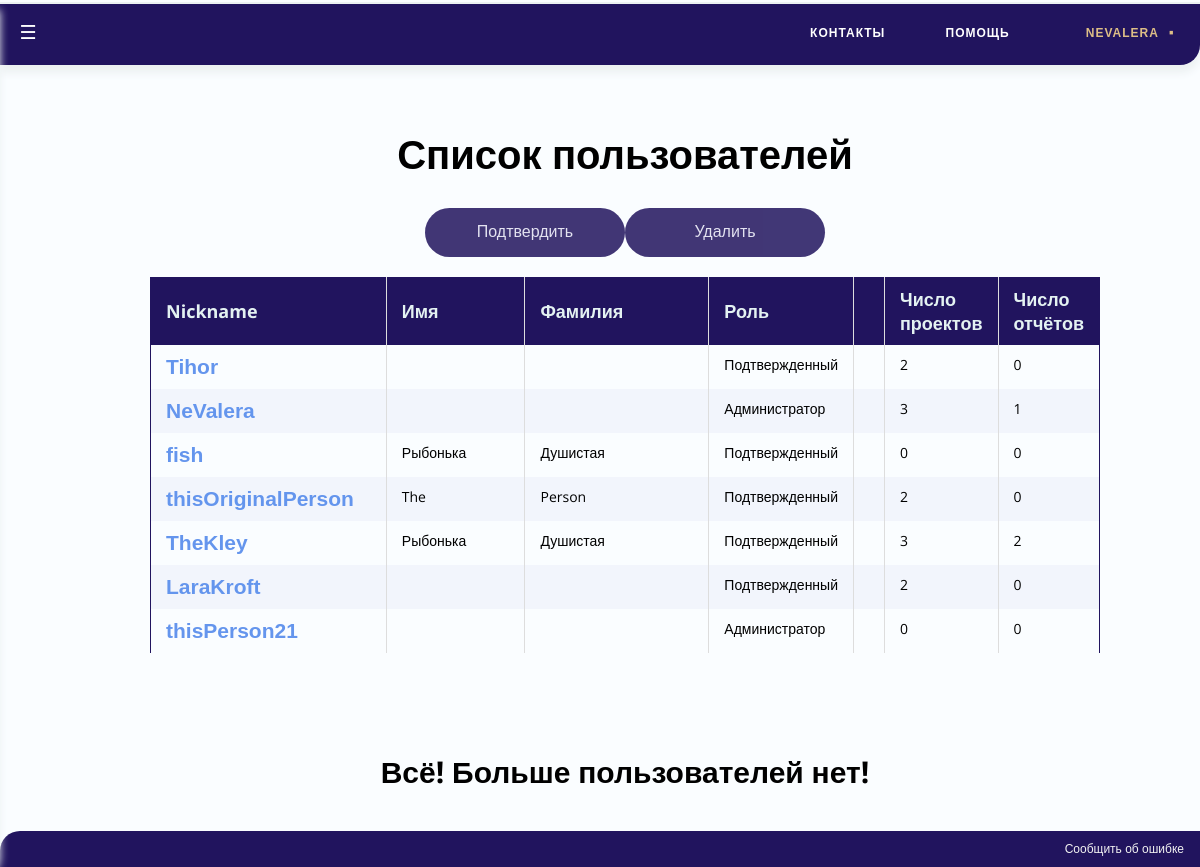
/TeleBot/users/ (signed in), run on an earlier commit of the app's database.
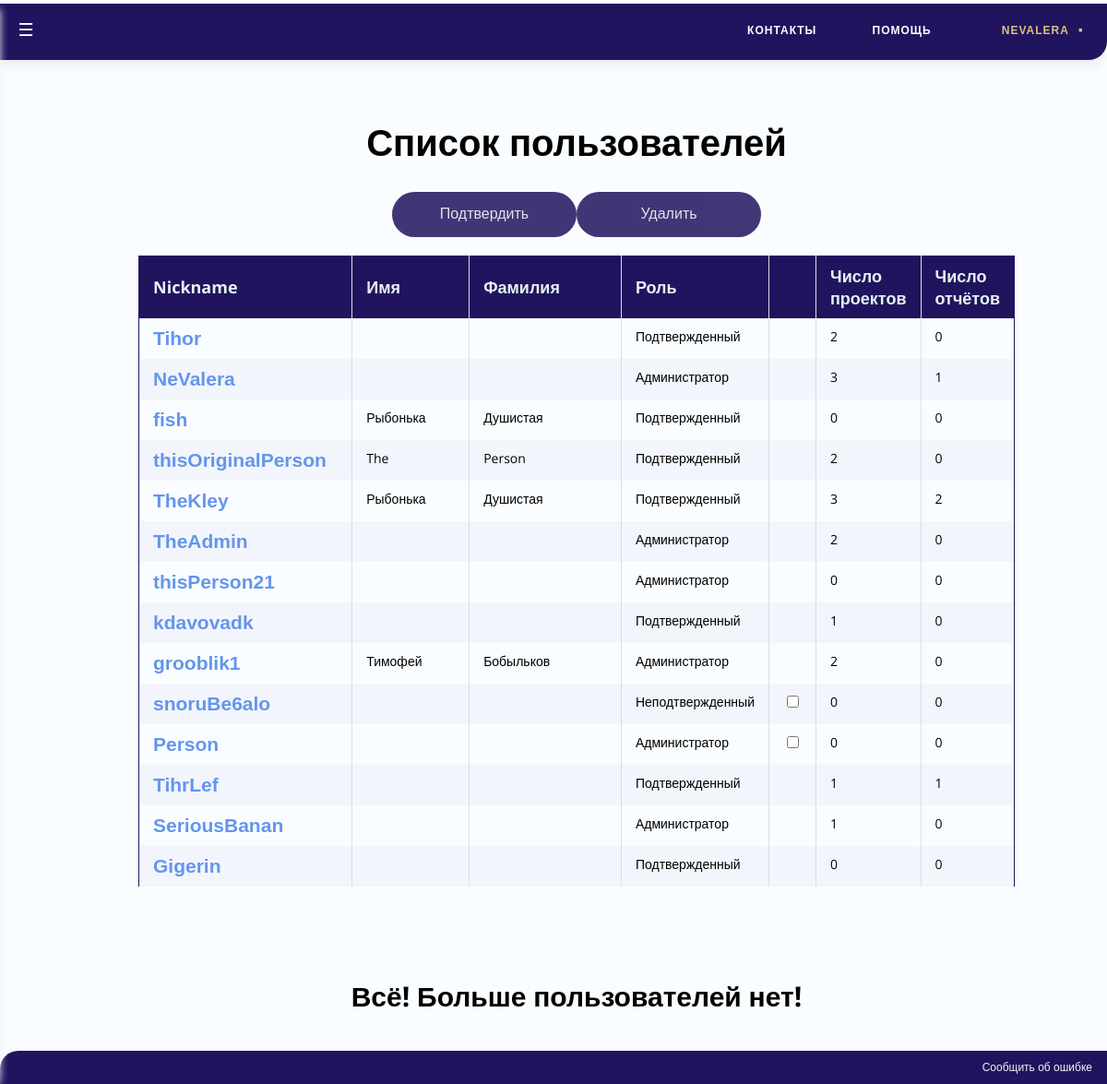
And on a later commit of the database.
### Users/models.py (models this page shows, shortened)
class User(AbstractUser):
	personal_token = models.UUIDField(default=uuid.uuid4, help_text="Unique ID for this particular book across whole library")
	telegram_id = models.BigIntegerField(primary_key=True, unique=True)
	def get_absolute_url(self):
		return reverse('user-detail', args=[str(self.telegram_id)])
	@property
	def get_role(self):
		if self.is_staff:
			return "Администратор"
		else:
			if self.is_active:
				return "Подтвержденный"
			else:
				return "Неподтвержденный"

### TeleBot/views.py (the view, shortened to what this page needs)
@staff_member_required
def user_list(request):
	user_list = User.objects.all
	return render(request, 'Users/user_list.html', {"user_list" : user_list})

### TeleBot/templates/Users/user_list.html (shortened to what this page needs)
{% extends "base_generic.html" %}
{% block head %}
{% load static %}
{% endblock %}
{% block content %}
	<br>
	<h1 align = center>Список пользователей</h1>
    {% if user_list %}
	<form method="post">
	<p align = center><input class="button" type="submit" name="action" value= "Подтвердить"/><input class="button" type="submit" name="action" value= "Удалить"/></p>
	<table align = center width = 85%  id="myTable" class="table">
    <thead>
		<tr>
			<th width = 25% onclick="sortTable(0)"  align=left>Nickname</th>
			<th width = 15% onclick="sortTable(1)"  align=left>Имя</th>
			<th width = 20% onclick="sortTable(2)">Фамилия</th>
			<th width = 15% onclick="sortTable(3)">Роль</th>
			<th width = 2% onclick="sortTable(4)"></th>
			<th width = 10% onclick="sortTable(5)">Число<br>проектов</th>
			<th width = 10% onclick="sortTable(6)">Число<br>отчётов</th>
		</tr>
    </thead>
    <tbody>
      {% for us in user_list %}
      <tr>
        <td><a class="mya" href="{{ us.get_absolute_url }}">{{ us.username }}</a></td>
		<td>				{{us.first_name}}</a></td>
		<td align=center>	{{us.last_name}}</td>
		<td align=center>	{{us.get_role}}</td>
		<td align=center>
			{% if not us.is_active %}
  				<input class="form-check-input" type="checkbox" value={{us.telegram_id}} name="boxes">
  			{% endif %}
		</td>
		<td align=center>	{{us.project_set.all.count}}</td>
		<td align=center>	{{us.report_set.all.count}}</td>
      </tr>
      {% endfor %}
      </tbody>
	</table>
	<br><br>
	<h2 align = center> Всё! Больше пользователей нет! </h2>
	</form>
    {% else %}
      <p>Которых пока нет... Стоп, а кто тогда вы?</p>
    {% endif %}
{% endblock %}

### TeleBot/templates/base_generic.html (shortened to what this page needs)
<!DOCTYPE html>
<html>
<head>
{% load static %}
</head>
<body>
<div id="mySidenav" class="sidenav">
  <a href="javascript:void(0)" class="closebtn" onclick="close1()">×</a>
  <a href="{% url 'users'%}">Пользователи</a>
  <a href="{% url 'projects'%}">Мои проекты</a>
  <a href="{% url 'reports'%}">Мои отчеты</a>
</div>
<nav>
  <ul class="topmenu">
  	<li><a href="">Контакты</a></li>
    <li><a href="">Помощь</a></li>
    &emsp;<li><a href="{{user.get_absolute_url}}" class="active">{{user.username}}</a>
    </li>
  </ul>
</nav>
<div class="navbar1">
  <a href="#wrong">Сообщить об ошибке</a>
</div>
<div id="main">
  {% block content %} {% endblock %}
</div>
{%if user.is_staff%}
	<nav class="nav">
        <label for="nav-toggle" class="nav-toggle" onclick></label>
    </nav>
{%endif%}
</body>
</html>

What changed in the data, as far as the page shows it:
changed User: username "LaraKroft" → "TheAdmin"; get_role "Подтвержденный" → "Администратор"
added User: username "kdavovadk", get_role "Подтвержденный", project_set.all.count "1", report_set.all.count "0"
added User: username "grooblik1", first_name "Тимофей", last_name "Бобыльков", get_role "Администратор", project_set.all.count "2", report_set.all.count "0"
added User: username "snoruBe6alo", get_role "Неподтвержденный", project_set.all.count "0", report_set.all.count "0"
added User: username "Person", get_role "Администратор", project_set.all.count "0", report_set.all.count "0"
added User: username "TihrLef", get_role "Подтвержденный", project_set.all.count "1", report_set.all.count "1"
added User: username "SeriousBanan", get_role "Администратор", project_set.all.count "1", report_set.all.count "0"
added User: username "Gigerin", get_role "Подтвержденный", project_set.all.count "0", report_set.all.count "0"
